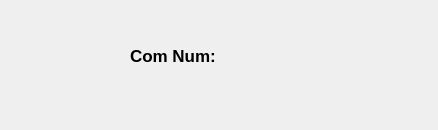
<?xml version="1.0" encoding="UTF-8"?>
<ui version="4.0">
 <class>infoOfConnection</class>
 <widget class="QWidget" name="infoOfConnection">
  <property name="geometry">
   <rect>
    <x>0</x>
    <y>0</y>
    <width>438</width>
    <height>130</height>
   </rect>
  </property>
  <property name="windowTitle">
   <string>Information of connection</string>
  </property>
  <widget class="QLabel" name="label">
   <property name="geometry">
    <rect>
     <x>130</x>
     <y>45</y>
     <width>111</width>
     <height>22</height>
    </rect>
   </property>
   <property name="font">
    <font>
     <pointsize>13</pointsize>
     <weight>75</weight>
     <bold>true</bold>
    </font>
   </property>
   <property name="text">
    <string>Com Num:</string>
   </property>
  </widget>
  <widget class="QLabel" name="label_2">
   <property name="geometry">
    <rect>
     <x>230</x>
     <y>45</y>
     <width>76</width>
     <height>26</height>
    </rect>
   </property>
   <property name="font">
    <font>
     <pointsize>13</pointsize>
     <weight>75</weight>
     <bold>true</bold>
    </font>
   </property>
   <property name="text">
    <string/>
   </property>
  </widget>
 </widget>
 <resources/>
 <connections/>
</ui>
